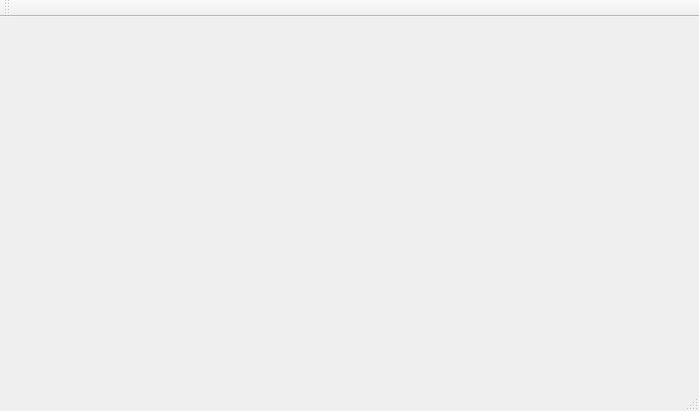
<?xml version="1.0" encoding="UTF-8"?>
<ui version="4.0">
 <class>MainWindow</class>
 <widget class="QMainWindow" name="MainWindow">
  <property name="geometry">
   <rect>
    <x>0</x>
    <y>0</y>
    <width>699</width>
    <height>411</height>
   </rect>
  </property>
  <property name="windowTitle">
   <string>MainWindow</string>
  </property>
  <widget class="QWidget" name="centralWidget"/>
  <widget class="QMenuBar" name="menuBar">
   <property name="geometry">
    <rect>
     <x>0</x>
     <y>0</y>
     <width>699</width>
     <height>23</height>
    </rect>
   </property>
  </widget>
  <widget class="QToolBar" name="mainToolBar">
   <attribute name="toolBarArea">
    <enum>TopToolBarArea</enum>
   </attribute>
   <attribute name="toolBarBreak">
    <bool>false</bool>
   </attribute>
  </widget>
  <widget class="QStatusBar" name="statusBar"/>
 </widget>
 <layoutdefault spacing="6" margin="11"/>
 <resources/>
 <connections/>
</ui>
